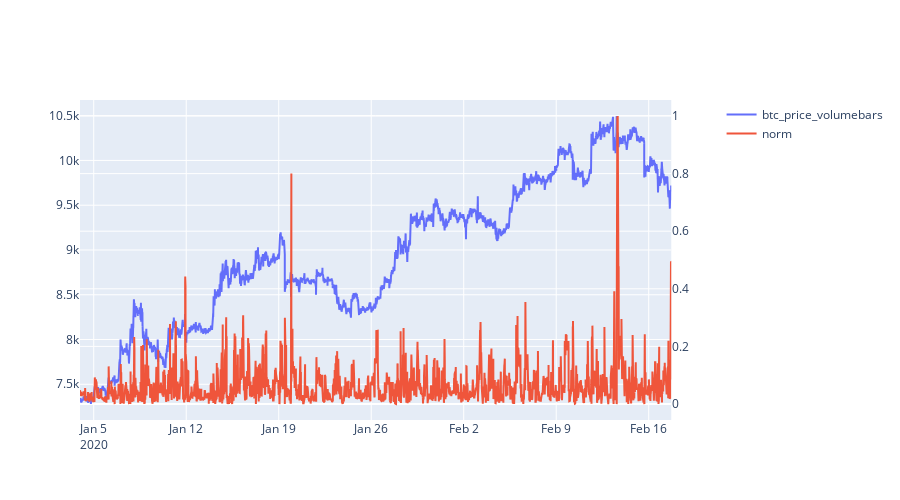

Notebook code cell kept with this figure:
### Code cell
fig = make_subplots(specs=[[{"secondary_y": True}]])
fig.update_layout(
    height=500,
    hovermode="x"
)

for i, col in enumerate(calced_df.keys(), start=1):
    if col == "norm":
        normed_norm = calced_df[col].values/max(calced_df[col].values)
        fig.add_trace(go.Scatter(x=calced_df[col].index, y=normed_norm, name=col), secondary_y=True)
    else:
        fig.add_trace(go.Scatter(x=calced_df[col].index, y=calced_df[col].values, name=col))
    
fig.show()

### Figure 1 — Plotly figure (JSON) as saved in the notebook; plotly's stock layout.template omitted (floating-point values rounded to 4 significant figures; data arrays with more than 128 entries replaced by an {"elided": "..."} marker saying what was removed)
{"data": [{"name": "btc_price_volumebars", "type": "scatter", "x": {"elided": "12415 str values"}, "y": {"elided": "12415 float values"}}, {"name": "norm", "type": "scatter", "x": {"elided": "12415 str values"}, "xaxis": "x", "y": {"elided": "12415 float values"}, "yaxis": "y2"}], "layout": {"height": 500, "hovermode": "x", "xaxis": {"anchor": "y", "domain": [0, 0.94]}, "yaxis": {"anchor": "x", "domain": [0, 1]}, "yaxis2": {"anchor": "x", "overlaying": "y", "side": "right"}}}
